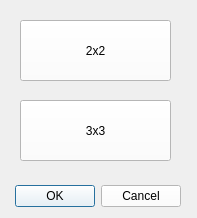
<?xml version="1.0" encoding="UTF-8"?>
<ui version="4.0">
 <class>multiplicaciones_matris_3x3_2x2</class>
 <widget class="QDialog" name="multiplicaciones_matris_3x3_2x2">
  <property name="geometry">
   <rect>
    <x>0</x>
    <y>0</y>
    <width>197</width>
    <height>218</height>
   </rect>
  </property>
  <property name="windowTitle">
   <string>Dialog</string>
  </property>
  <widget class="QDialogButtonBox" name="buttonBox">
   <property name="geometry">
    <rect>
     <x>10</x>
     <y>180</y>
     <width>171</width>
     <height>32</height>
    </rect>
   </property>
   <property name="styleSheet">
    <string notr="true">background-color: rgb(255, 255, 255);</string>
   </property>
   <property name="orientation">
    <enum>Qt::Horizontal</enum>
   </property>
   <property name="standardButtons">
    <set>QDialogButtonBox::Cancel|QDialogButtonBox::Ok</set>
   </property>
  </widget>
  <widget class="QPushButton" name="pushButton_2">
   <property name="geometry">
    <rect>
     <x>20</x>
     <y>100</y>
     <width>151</width>
     <height>61</height>
    </rect>
   </property>
   <property name="styleSheet">
    <string notr="true">background-color: rgb(255, 255, 255);</string>
   </property>
   <property name="text">
    <string>3x3</string>
   </property>
  </widget>
  <widget class="QPushButton" name="pushButton_3">
   <property name="geometry">
    <rect>
     <x>20</x>
     <y>20</y>
     <width>151</width>
     <height>61</height>
    </rect>
   </property>
   <property name="styleSheet">
    <string notr="true">background-color: rgb(255, 255, 255);</string>
   </property>
   <property name="text">
    <string>2x2</string>
   </property>
  </widget>
 </widget>
 <resources/>
 <connections>
  <connection>
   <sender>buttonBox</sender>
   <signal>accepted()</signal>
   <receiver>multiplicaciones_matris_3x3_2x2</receiver>
   <slot>accept()</slot>
   <hints>
    <hint type="sourcelabel">
     <x>248</x>
     <y>254</y>
    </hint>
    <hint type="destinationlabel">
     <x>157</x>
     <y>274</y>
    </hint>
   </hints>
  </connection>
  <connection>
   <sender>buttonBox</sender>
   <signal>rejected()</signal>
   <receiver>multiplicaciones_matris_3x3_2x2</receiver>
   <slot>reject()</slot>
   <hints>
    <hint type="sourcelabel">
     <x>316</x>
     <y>260</y>
    </hint>
    <hint type="destinationlabel">
     <x>286</x>
     <y>274</y>
    </hint>
   </hints>
  </connection>
 </connections>
</ui>
